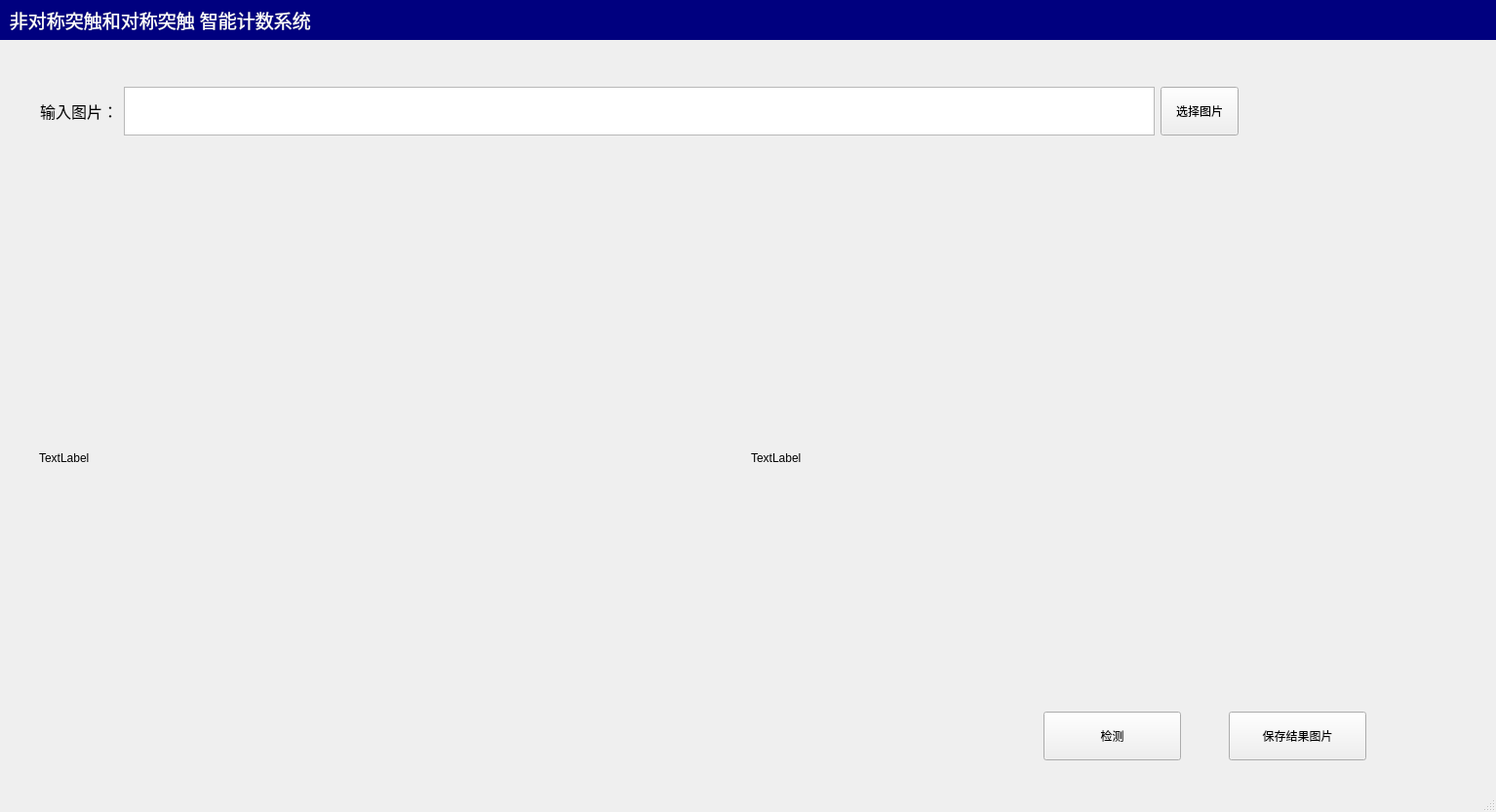
<?xml version="1.0" encoding="UTF-8"?>
<ui version="4.0">
 <class>mainwindowClass</class>
 <widget class="QMainWindow" name="mainwindowClass">
  <property name="geometry">
   <rect>
    <x>0</x>
    <y>0</y>
    <width>1534</width>
    <height>833</height>
   </rect>
  </property>
  <property name="windowTitle">
   <string>非对称突触计数软件 -徐铭悦</string>
  </property>
  <widget class="QWidget" name="centralWidget">
   <widget class="QLabel" name="label_biaoti">
    <property name="geometry">
     <rect>
      <x>0</x>
      <y>0</y>
      <width>1551</width>
      <height>41</height>
     </rect>
    </property>
    <property name="palette">
     <palette>
      <active>
       <colorrole role="WindowText">
        <brush brushstyle="SolidPattern">
         <color alpha="255">
          <red>255</red>
          <green>255</green>
          <blue>255</blue>
         </color>
        </brush>
       </colorrole>
       <colorrole role="Button">
        <brush brushstyle="SolidPattern">
         <color alpha="255">
          <red>0</red>
          <green>0</green>
          <blue>127</blue>
         </color>
        </brush>
       </colorrole>
       <colorrole role="Light">
        <brush brushstyle="SolidPattern">
         <color alpha="255">
          <red>0</red>
          <green>0</green>
          <blue>191</blue>
         </color>
        </brush>
       </colorrole>
       <colorrole role="Midlight">
        <brush brushstyle="SolidPattern">
         <color alpha="255">
          <red>0</red>
          <green>0</green>
          <blue>159</blue>
         </color>
        </brush>
       </colorrole>
       <colorrole role="Dark">
        <brush brushstyle="SolidPattern">
         <color alpha="255">
          <red>0</red>
          <green>0</green>
          <blue>63</blue>
         </color>
        </brush>
       </colorrole>
       <colorrole role="Mid">
        <brush brushstyle="SolidPattern">
         <color alpha="255">
          <red>0</red>
          <green>0</green>
          <blue>84</blue>
         </color>
        </brush>
       </colorrole>
       <colorrole role="Text">
        <brush brushstyle="SolidPattern">
         <color alpha="255">
          <red>255</red>
          <green>255</green>
          <blue>255</blue>
         </color>
        </brush>
       </colorrole>
       <colorrole role="BrightText">
        <brush brushstyle="SolidPattern">
         <color alpha="255">
          <red>255</red>
          <green>255</green>
          <blue>255</blue>
         </color>
        </brush>
       </colorrole>
       <colorrole role="ButtonText">
        <brush brushstyle="SolidPattern">
         <color alpha="255">
          <red>255</red>
          <green>255</green>
          <blue>255</blue>
         </color>
        </brush>
       </colorrole>
       <colorrole role="Base">
        <brush brushstyle="SolidPattern">
         <color alpha="255">
          <red>0</red>
          <green>0</green>
          <blue>0</blue>
         </color>
        </brush>
       </colorrole>
       <colorrole role="Window">
        <brush brushstyle="SolidPattern">
         <color alpha="255">
          <red>0</red>
          <green>0</green>
          <blue>127</blue>
         </color>
        </brush>
       </colorrole>
       <colorrole role="Shadow">
        <brush brushstyle="SolidPattern">
         <color alpha="255">
          <red>0</red>
          <green>0</green>
          <blue>0</blue>
         </color>
        </brush>
       </colorrole>
       <colorrole role="AlternateBase">
        <brush brushstyle="SolidPattern">
         <color alpha="255">
          <red>0</red>
          <green>0</green>
          <blue>63</blue>
         </color>
        </brush>
       </colorrole>
       <colorrole role="ToolTipBase">
        <brush brushstyle="SolidPattern">
         <color alpha="255">
          <red>255</red>
          <green>255</green>
          <blue>220</blue>
         </color>
        </brush>
       </colorrole>
       <colorrole role="ToolTipText">
        <brush brushstyle="SolidPattern">
         <color alpha="255">
          <red>0</red>
          <green>0</green>
          <blue>0</blue>
         </color>
        </brush>
       </colorrole>
      </active>
      <inactive>
       <colorrole role="WindowText">
        <brush brushstyle="SolidPattern">
         <color alpha="255">
          <red>255</red>
          <green>255</green>
          <blue>255</blue>
         </color>
        </brush>
       </colorrole>
       <colorrole role="Button">
        <brush brushstyle="SolidPattern">
         <color alpha="255">
          <red>0</red>
          <green>0</green>
          <blue>127</blue>
         </color>
        </brush>
       </colorrole>
       <colorrole role="Light">
        <brush brushstyle="SolidPattern">
         <color alpha="255">
          <red>0</red>
          <green>0</green>
          <blue>191</blue>
         </color>
        </brush>
       </colorrole>
       <colorrole role="Midlight">
        <brush brushstyle="SolidPattern">
         <color alpha="255">
          <red>0</red>
          <green>0</green>
          <blue>159</blue>
         </color>
        </brush>
       </colorrole>
       <colorrole role="Dark">
        <brush brushstyle="SolidPattern">
         <color alpha="255">
          <red>0</red>
          <green>0</green>
          <blue>63</blue>
         </color>
        </brush>
       </colorrole>
       <colorrole role="Mid">
        <brush brushstyle="SolidPattern">
         <color alpha="255">
          <red>0</red>
          <green>0</green>
          <blue>84</blue>
         </color>
        </brush>
       </colorrole>
       <colorrole role="Text">
        <brush brushstyle="SolidPattern">
         <color alpha="255">
          <red>255</red>
          <green>255</green>
          <blue>255</blue>
         </color>
        </brush>
       </colorrole>
       <colorrole role="BrightText">
        <brush brushstyle="SolidPattern">
         <color alpha="255">
          <red>255</red>
          <green>255</green>
          <blue>255</blue>
         </color>
        </brush>
       </colorrole>
       <colorrole role="ButtonText">
        <brush brushstyle="SolidPattern">
         <color alpha="255">
          <red>255</red>
          <green>255</green>
          <blue>255</blue>
         </color>
        </brush>
       </colorrole>
       <colorrole role="Base">
        <brush brushstyle="SolidPattern">
         <color alpha="255">
          <red>0</red>
          <green>0</green>
          <blue>0</blue>
         </color>
        </brush>
       </colorrole>
       <colorrole role="Window">
        <brush brushstyle="SolidPattern">
         <color alpha="255">
          <red>0</red>
          <green>0</green>
          <blue>127</blue>
         </color>
        </brush>
       </colorrole>
       <colorrole role="Shadow">
        <brush brushstyle="SolidPattern">
         <color alpha="255">
          <red>0</red>
          <green>0</green>
          <blue>0</blue>
         </color>
        </brush>
       </colorrole>
       <colorrole role="AlternateBase">
        <brush brushstyle="SolidPattern">
         <color alpha="255">
          <red>0</red>
          <green>0</green>
          <blue>63</blue>
         </color>
        </brush>
       </colorrole>
       <colorrole role="ToolTipBase">
        <brush brushstyle="SolidPattern">
         <color alpha="255">
          <red>255</red>
          <green>255</green>
          <blue>220</blue>
         </color>
        </brush>
       </colorrole>
       <colorrole role="ToolTipText">
        <brush brushstyle="SolidPattern">
         <color alpha="255">
          <red>0</red>
          <green>0</green>
          <blue>0</blue>
         </color>
        </brush>
       </colorrole>
      </inactive>
      <disabled>
       <colorrole role="WindowText">
        <brush brushstyle="SolidPattern">
         <color alpha="255">
          <red>0</red>
          <green>0</green>
          <blue>63</blue>
         </color>
        </brush>
       </colorrole>
       <colorrole role="Button">
        <brush brushstyle="SolidPattern">
         <color alpha="255">
          <red>0</red>
          <green>0</green>
          <blue>127</blue>
         </color>
        </brush>
       </colorrole>
       <colorrole role="Light">
        <brush brushstyle="SolidPattern">
         <color alpha="255">
          <red>0</red>
          <green>0</green>
          <blue>191</blue>
         </color>
        </brush>
       </colorrole>
       <colorrole role="Midlight">
        <brush brushstyle="SolidPattern">
         <color alpha="255">
          <red>0</red>
          <green>0</green>
          <blue>159</blue>
         </color>
        </brush>
       </colorrole>
       <colorrole role="Dark">
        <brush brushstyle="SolidPattern">
         <color alpha="255">
          <red>0</red>
          <green>0</green>
          <blue>63</blue>
         </color>
        </brush>
       </colorrole>
       <colorrole role="Mid">
        <brush brushstyle="SolidPattern">
         <color alpha="255">
          <red>0</red>
          <green>0</green>
          <blue>84</blue>
         </color>
        </brush>
       </colorrole>
       <colorrole role="Text">
        <brush brushstyle="SolidPattern">
         <color alpha="255">
          <red>0</red>
          <green>0</green>
          <blue>63</blue>
         </color>
        </brush>
       </colorrole>
       <colorrole role="BrightText">
        <brush brushstyle="SolidPattern">
         <color alpha="255">
          <red>255</red>
          <green>255</green>
          <blue>255</blue>
         </color>
        </brush>
       </colorrole>
       <colorrole role="ButtonText">
        <brush brushstyle="SolidPattern">
         <color alpha="255">
          <red>0</red>
          <green>0</green>
          <blue>63</blue>
         </color>
        </brush>
       </colorrole>
       <colorrole role="Base">
        <brush brushstyle="SolidPattern">
         <color alpha="255">
          <red>0</red>
          <green>0</green>
          <blue>127</blue>
         </color>
        </brush>
       </colorrole>
       <colorrole role="Window">
        <brush brushstyle="SolidPattern">
         <color alpha="255">
          <red>0</red>
          <green>0</green>
          <blue>127</blue>
         </color>
        </brush>
       </colorrole>
       <colorrole role="Shadow">
        <brush brushstyle="SolidPattern">
         <color alpha="255">
          <red>0</red>
          <green>0</green>
          <blue>0</blue>
         </color>
        </brush>
       </colorrole>
       <colorrole role="AlternateBase">
        <brush brushstyle="SolidPattern">
         <color alpha="255">
          <red>0</red>
          <green>0</green>
          <blue>127</blue>
         </color>
        </brush>
       </colorrole>
       <colorrole role="ToolTipBase">
        <brush brushstyle="SolidPattern">
         <color alpha="255">
          <red>255</red>
          <green>255</green>
          <blue>220</blue>
         </color>
        </brush>
       </colorrole>
       <colorrole role="ToolTipText">
        <brush brushstyle="SolidPattern">
         <color alpha="255">
          <red>0</red>
          <green>0</green>
          <blue>0</blue>
         </color>
        </brush>
       </colorrole>
      </disabled>
     </palette>
    </property>
    <property name="font">
     <font>
      <family>Agency FB</family>
      <pointsize>14</pointsize>
     </font>
    </property>
    <property name="autoFillBackground">
     <bool>true</bool>
    </property>
    <property name="text">
     <string>  非对称突触和对称突触 智能计数系统</string>
    </property>
   </widget>
   <widget class="QWidget" name="horizontalLayoutWidget">
    <property name="geometry">
     <rect>
      <x>30</x>
      <y>60</y>
      <width>1251</width>
      <height>109</height>
     </rect>
    </property>
    <layout class="QHBoxLayout" name="horizontalLayout">
     <item>
      <widget class="QLabel" name="label">
       <property name="maximumSize">
        <size>
         <width>16777215</width>
         <height>50</height>
        </size>
       </property>
       <property name="font">
        <font>
         <family>新宋体</family>
         <pointsize>12</pointsize>
        </font>
       </property>
       <property name="text">
        <string>输入图片：</string>
       </property>
      </widget>
     </item>
     <item>
      <widget class="QTextEdit" name="textEdit">
       <property name="maximumSize">
        <size>
         <width>16777215</width>
         <height>50</height>
        </size>
       </property>
       <property name="font">
        <font>
         <family>Times New Roman</family>
         <pointsize>12</pointsize>
        </font>
       </property>
      </widget>
     </item>
     <item>
      <widget class="QPushButton" name="inputPushButton">
       <property name="maximumSize">
        <size>
         <width>16777215</width>
         <height>50</height>
        </size>
       </property>
       <property name="text">
        <string>选择图片</string>
       </property>
      </widget>
     </item>
    </layout>
   </widget>
   <widget class="QPushButton" name="detectPushButton">
    <property name="geometry">
     <rect>
      <x>1070</x>
      <y>730</y>
      <width>141</width>
      <height>50</height>
     </rect>
    </property>
    <property name="maximumSize">
     <size>
      <width>16777215</width>
      <height>50</height>
     </size>
    </property>
    <property name="text">
     <string>检测</string>
    </property>
   </widget>
   <widget class="QLabel" name="label_2">
    <property name="geometry">
     <rect>
      <x>40</x>
      <y>230</y>
      <width>720</width>
      <height>480</height>
     </rect>
    </property>
    <property name="text">
     <string>TextLabel</string>
    </property>
   </widget>
   <widget class="QLabel" name="label_3">
    <property name="geometry">
     <rect>
      <x>770</x>
      <y>230</y>
      <width>720</width>
      <height>480</height>
     </rect>
    </property>
    <property name="text">
     <string>TextLabel</string>
    </property>
   </widget>
   <widget class="QPushButton" name="saveresultPushButton">
    <property name="geometry">
     <rect>
      <x>1260</x>
      <y>730</y>
      <width>141</width>
      <height>50</height>
     </rect>
    </property>
    <property name="maximumSize">
     <size>
      <width>16777215</width>
      <height>50</height>
     </size>
    </property>
    <property name="text">
     <string>保存结果图片</string>
    </property>
   </widget>
  </widget>
  <widget class="QStatusBar" name="statusBar"/>
 </widget>
 <layoutdefault spacing="6" margin="11"/>
 <resources>
  <include location="mollecullar.qrc"/>
 </resources>
 <connections/>
</ui>
